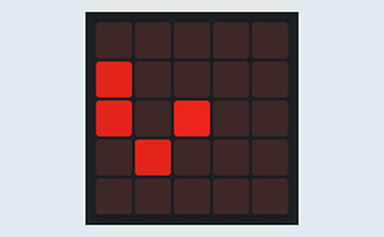
The program below on a simulated BBC micro:bit running MicroPython. Shown: the board's 5×5 LED display. Dim RGB values are drawn brighter than linear; random numbers come from a fixed seed.

Above: at 0.1 s.
At 4.6 s:
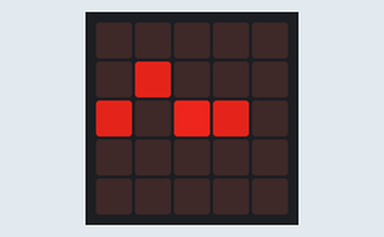
At 9.6 s:
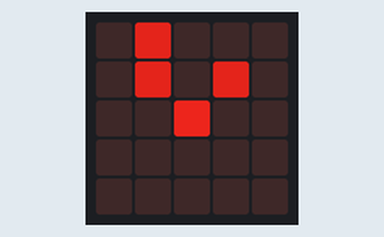
At 19.6 s:
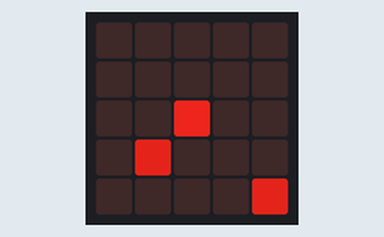
At 29.1 s:
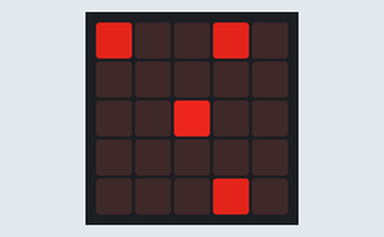
At 39.1 s:
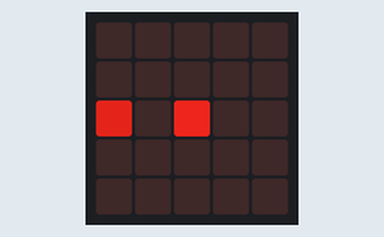

The program:

spritefunctions.py
```python
"""This program demonstrates a how you can use functions.

It builds on the previous idea of using a dictionary to represent a "sprite"
on the screen and adds functions to operate on the sprite. The functions can
be used to make, show, hide and move sprites.

If you run it on your micro:bit it will create a few sprites that move around
the screen randomly. They kind of look like little red ants.

"""
import random
from microbit import *

# It's normal to define constants at the top of your program. Here are
# a few that we'll use for sprite movement directions.
UP = 0
DOWN = 1
LEFT = 2
RIGHT = 3

DIRECTIONS = [UP, DOWN, LEFT, RIGHT]

def make_sprite(x, y, brightness=9):
    """This function will return a new sprite given some x and y coordinates.

    You can optionally give it the brightness for the sprite too.

    """
    return {'x': x, 'y': y, 'brightness': brightness, 'direction': UP}

def show_sprite(sprite):
    """This shows the given sprite at its (x, y) coordinates on the microbit.

    """
    display.set_pixel(sprite['x'], sprite['y'], sprite['brightness'])

def hide_sprite(sprite):
    """This hides the given sprite so it no longer shows on the screen.

    """
    display.set_pixel(sprite['x'], sprite['y'], 0)

def move_sprite(sprite):
    """This function will move a sprite in its current direction.

    It's direction is stored using the aptly named 'direction' key. If moving
    would cause the sprite to move off of the screen, it will instead reverse
    its direction and not move until move_sprite is called again.

    """
    # WARNING: This is a long (and repetitive) function. It could definitely
    # be improved upon, but I wanted to not get too clever so that someone
    # just learning functions doesn't get confused.
    if sprite['direction'] == UP:
        if sprite['y'] == 0:
            sprite['direction'] = DOWN
        else:
            hide_sprite(sprite)
            sprite['y'] -= 1
            show_sprite(sprite)
    elif sprite['direction'] == DOWN:
        if sprite['y'] == 4:
            sprite['direction'] = UP
        else:
            hide_sprite(sprite)
            sprite['y'] += 1
            show_sprite(sprite)
    elif sprite['direction'] == LEFT:
        if sprite['x'] == 0:
            sprite['direction'] = RIGHT
        else:
            hide_sprite(sprite)
            sprite['x'] -= 1
            show_sprite(sprite)
    elif sprite['direction'] == RIGHT:
        if sprite['x'] == 4:
            sprite['direction'] = LEFT
        else:
            hide_sprite(sprite)
            sprite['x'] += 1
            show_sprite(sprite)

# All of our functions have been defined - let's use them!

# Here we make one sprite in the middle of the screen. It's called always_on
# because later in the code we make it stay in place which leaves the LED
# turned on.
always_on = make_sprite(2, 2, 7)

# Now we'll use the same make_sprite function to make a few sprites in random
# locations on the screen.
random_sprites = []
for i in range(3):
    x = random.randint(0, 4)
    y = random.randint(0, 4)
    random_sprites.append(make_sprite(x, y, 6))

# Now it's time to bring the sprites to life! We'll continually loop through
# the list of random_sprites and make each one move. We'll spice things up by
# randomly changing their directions some of the time.
while True:
    for sprite in random_sprites:
        move_sprite(sprite)
        if random.random() > 0.80:
            sprite['direction'] = DIRECTIONS[random.randrange(len(DIRECTIONS))]
    show_sprite(always_on)
    sleep(500)

# Here are some ideas if you want to change/improve this code:
# 1. Can you change how fast the sprites move?
# 2. Can you get rid of the boring idle sprite in the middle of the screen?
# 3. Can you change the number of randomly moving sprites?
# 4. Can you make each sprite start with a random direction instead of all
#    moving UP to begin with?
# 5. Can you make the sprites "warp" from one side of the screen to the other
#    instead of "bouncing" off of the edge?
# 6. Can you make the big move_sprite function less repetitive? Hint: try
#    splitting it up into a few other functions.
# 7. Can you add some interactivity (via buttons, shaking, etc.)? Maybe allow
#    for adding new sprites, changing how they move or adding your own sprite
#    that you control.
```

Measured:
- what the display in image 1 shows lasts 0.5 s, from 4.5 s to 5.0 s
